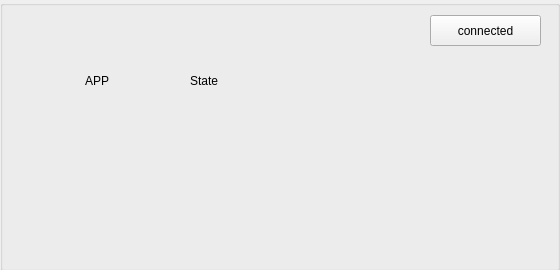
<?xml version="1.0" encoding="UTF-8"?>
<ui version="4.0">
 <class>NetMonitorWidget</class>
 <widget class="QWidget" name="NetMonitorWidget">
  <property name="geometry">
   <rect>
    <x>0</x>
    <y>0</y>
    <width>560</width>
    <height>270</height>
   </rect>
  </property>
  <property name="windowTitle">
   <string>Form</string>
  </property>
  <widget class="GroupBox" name="groupBox">
   <property name="geometry">
    <rect>
     <x>0</x>
     <y>0</y>
     <width>560</width>
     <height>271</height>
    </rect>
   </property>
   <property name="title">
    <string/>
   </property>
   <widget class="QLabel" name="lbl_App">
    <property name="geometry">
     <rect>
      <x>85</x>
      <y>60</y>
      <width>50</width>
      <height>41</height>
     </rect>
    </property>
    <property name="text">
     <string>APP</string>
    </property>
   </widget>
   <widget class="QLabel" name="lbl_State">
    <property name="geometry">
     <rect>
      <x>190</x>
      <y>60</y>
      <width>50</width>
      <height>41</height>
     </rect>
    </property>
    <property name="text">
     <string>State</string>
    </property>
   </widget>
   <widget class="QPushButton" name="btn_NetState">
    <property name="geometry">
     <rect>
      <x>430</x>
      <y>15</y>
      <width>111</width>
      <height>31</height>
     </rect>
    </property>
    <property name="text">
     <string>connected</string>
    </property>
    <property name="checkable">
     <bool>true</bool>
    </property>
   </widget>
  </widget>
 </widget>
 <customwidgets>
  <customwidget>
   <class>GroupBox</class>
   <extends>QGroupBox</extends>
   <header>CustomerWidget/GroupBox/groupbox.h</header>
   <container>1</container>
  </customwidget>
 </customwidgets>
 <resources/>
 <connections/>
</ui>
